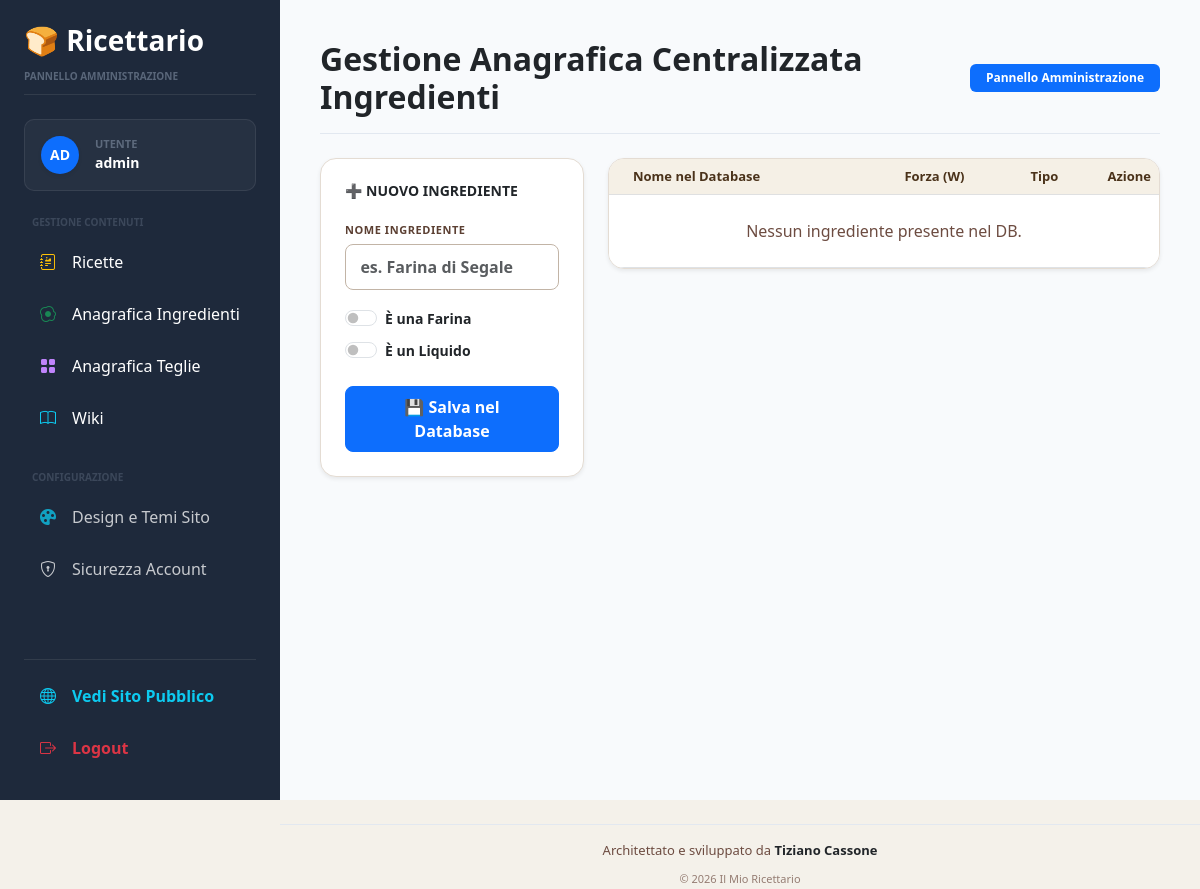
Page /admin/ingredients/master (signed in) on the earlier database version.
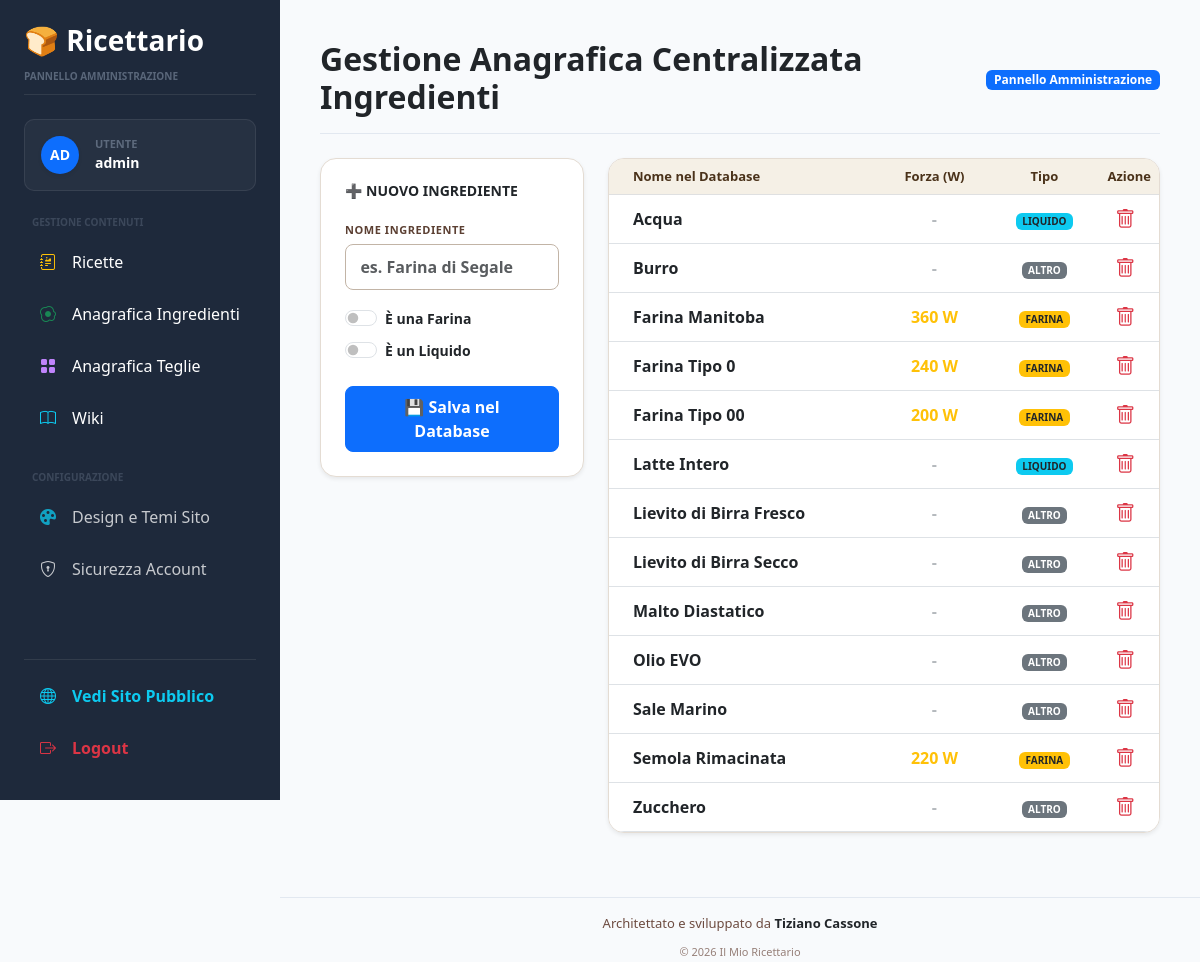
Same page on the later database version.
### models/ingredient_master.py (models this page shows, shortened)
class MasterIngredient(db.Model):
    __tablename__ = "master_ingredients"
    id = db.Column(
        db.Integer,
        primary_key=True
    )
    name = db.Column(
        db.String(255),
        unique=True,
        nullable=False
    )
    is_flour = db.Column(
        db.Boolean,
        default=False
    )
    is_liquid = db.Column(
        db.Boolean,
        default=False
    )
    w_value = db.Column(
        db.Integer,
        nullable=True,
        default=0
    )

### routes/admin.py (the view)
@admin_bp.route("/ingredients/master", methods=["GET"])
@login_required
def master_ingredients_view():
    master_ingredients = MasterIngredient.query.order_by(MasterIngredient.name).all()
    return render_template(
        "admin/ingredients_master.html",
        master_ingredients_list=master_ingredients
    )

### app.py (called while the page is built)
@login_manager.user_loader
def load_user(user_id):
    return db.session.get(
        User,
        int(user_id)
    )

@app.context_processor
def inject_global_settings():
    setting_record = Setting.query.order_by(Setting.id.desc()).first()
    return dict(
        settings_data=setting_record
    )

### templates/admin/ingredients_master.html (shortened to what the changed rows need)
{% extends "base.html" %}
{% block page_title %}Gestione Anagrafica Centralizzata Ingredienti{% endblock %}
{% block content %}
<div class="row g-4">
    <div class="col-md-8">
        <div class="card shadow-sm border-0 bg-white rounded-4 overflow-hidden">
            <div class="card-body p-0">
                <div class="table-responsive">
                    <table class="table table-hover align-middle mb-0">
                        <thead class="table-light">
                            <tr class="small text-secondary" style="font-size: 13px;">
                                <th class="ps-4">Nome nel Database</th>
                                <th class="text-center" style="width: 20%;">Forza (W)</th>
                                <th class="text-center" style="width: 20%;">Tipo</th>
                                <th class="text-center" style="width: 10%;">Azione</th>
                            </tr>
                        </thead>
                        <tbody>
                            {% if master_ingredients_list %}
                                {% for ing in master_ingredients_list %}
                                <tr class="border-bottom">
                                    <td class="ps-4 fw-semibold text-dark">{{ ing.name }}</td>
                                    <td class="text-center fw-bold text-secondary">
                                        {% if ing.is_flour and ing.w_value and ing.w_value > 0 %}
                                            <span class="text-warning">{{ ing.w_value }} W</span>
                                        {% else %}
                                            <span class="opacity-50">-</span>
                                        {% endif %}
                                    </td>
                                    <td class="text-center">
                                        {% if ing.is_flour %}
                                            <span class="badge bg-warning text-dark px-2.5 py-1.5 rounded-2 fw-bold" style="font-size: 10px;">FARINA</span>
                                        {% elif ing.is_liquid %}
                                            <span class="badge bg-info text-dark px-2.5 py-1.5 rounded-2 fw-bold" style="font-size: 10px;">LIQUIDO</span>
                                        {% else %}
                                            <span class="badge bg-secondary px-2.5 py-1.5 rounded-2 fw-bold" style="font-size: 10px;">ALTRO</span>
                                        {% endif %}
                                    </td>
                                    <td class="text-center pe-3">
                                        <a href="{{ url_for('admin.master_ingredient_delete', id=ing.id) }}" class="btn btn-sm btn-link text-danger p-0 shadow-none">
                                            <i class="bi bi-trash fs-5"></i>
                                        </a>
                                    </td>
                                </tr>
                                {% endfor %}
                            {% else %}
                                <tr>
                                    <td colspan="4" class="text-center text-muted py-4 fw-medium">Nessun ingrediente presente nel DB.</td>
                                </tr>
                            {% endif %}
                        </tbody>
                    </table>
                </div>
            </div>
        </div>
    </div>
</div>
{% endblock %}

Differences in the rows shown:
added MasterIngredient: name "Acqua", is_flour "LIQUIDO"
added MasterIngredient: name "Burro", is_flour "ALTRO"
added MasterIngredient: name "Farina Manitoba", w_value "360", is_flour "FARINA"
added MasterIngredient: name "Farina Tipo 0", w_value "240", is_flour "FARINA"
added MasterIngredient: name "Farina Tipo 00", w_value "200", is_flour "FARINA"
added MasterIngredient: name "Latte Intero", is_flour "LIQUIDO"
added MasterIngredient: name "Lievito di Birra Fresco", is_flour "ALTRO"
added MasterIngredient: name "Lievito di Birra Secco", is_flour "ALTRO"
added MasterIngredient: name "Malto Diastatico", is_flour "ALTRO"
added MasterIngredient: name "Olio EVO", is_flour "ALTRO"
added MasterIngredient: name "Sale Marino", is_flour "ALTRO"
added MasterIngredient: name "Semola Rimacinata", w_value "220", is_flour "FARINA"
added MasterIngredient: name "Zucchero", is_flour "ALTRO"
Other differences:
text no longer shown: "Nessun ingrediente presente nel DB."
